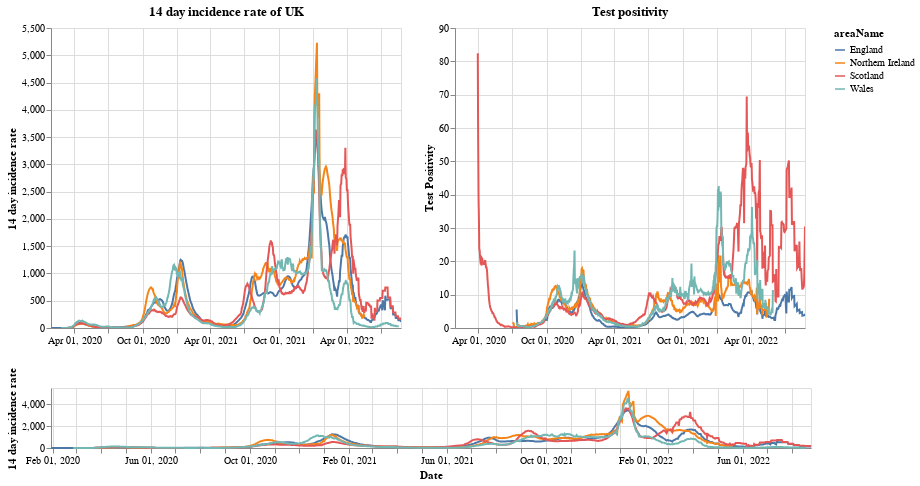

The notebook cell saved with this chart:
### Markdown cell above
# Plots

First a plot with each country in the UK. The top right shows the positivity rate for (which is the percentage of registered tests which were positive) while the top left is the 14 day incidence rate. The bottom chart can be used to select the timeframe (does not work on a mobile device).

### Code cell
#collapse
brush = alt.selection(type='interval', name='DateBrush',encodings=['x'],fields=['Time'])
leg_selection = alt.selection_multi(fields=['areaName'], bind='legend')

base = alt.Chart(uk_cases).mark_line().encode(
    x=alt.X("yearmonthdate(date):T", axis=alt.Axis(title='Date')),
    y=alt.Y("twoWeeklyCasesRate:Q", axis=alt.Axis(title='14 day incidence rate')),
    tooltip=['areaName', 'date','twoWeeklyCasesRate', 'testPositivity'],
    color='areaName',
    opacity=alt.condition(leg_selection, alt.value(2), alt.value(0.1))
).add_selection(leg_selection).properties(width=350)

upper = base.encode(alt.X('yearmonthdate(date):T', axis=alt.Axis(title=''),
                         scale=alt.Scale(domain=brush))
                   ).properties(title=f'14 day incidence rate of UK')
upper_right = upper.encode(alt.Y('testPositivity:Q', axis=alt.Axis(title='Test Positivity'))).properties(title='Test positivity')
lower = base.properties(height=60, width = 760).add_selection(brush)

(upper | upper_right) & lower

### Figure 1 — Vega-Lite specification as saved in the notebook (floating-point values rounded to 4 significant figures; data arrays with more than 128 entries replaced by an {"elided": "..."} marker saying what was removed)
{"config": {"view": {"continuousWidth": 400, "continuousHeight": 300}}, "vconcat": [{"hconcat": [{"mark": "line", "encoding": {"color": {"type": "nominal", "field": "areaName"}, "opacity": {"condition": {"value": 2, "selection": "selector001"}, "value": 0.1}, "tooltip": [{"type": "nominal", "field": "areaName"}, {"type": "temporal", "field": "date"}, {"type": "quantitative", "field": "twoWeeklyCasesRate"}, {"type": "quantitative", "field": "testPositivity"}], "x": {"type": "temporal", "axis": {"title": ""}, "field": "date", "scale": {"domain": {"selection": "DateBrush"}}, "timeUnit": "yearmonthdate"}, "y": {"type": "quantitative", "axis": {"title": "14 day incidence rate"}, "field": "twoWeeklyCasesRate"}}, "selection": {"selector001": {"type": "multi", "fields": ["areaName"], "bind": "legend"}}, "title": "14 day incidence rate of UK", "width": 350}, {"mark": "line", "encoding": {"color": {"type": "nominal", "field": "areaName"}, "opacity": {"condition": {"value": 2, "selection": "selector001"}, "value": 0.1}, "tooltip": [{"type": "nominal", "field": "areaName"}, {"type": "temporal", "field": "date"}, {"type": "quantitative", "field": "twoWeeklyCasesRate"}, {"type": "quantitative", "field": "testPositivity"}], "x": {"type": "temporal", "axis": {"title": ""}, "field": "date", "scale": {"domain": {"selection": "DateBrush"}}, "timeUnit": "yearmonthdate"}, "y": {"type": "quantitative", "axis": {"title": "Test Positivity"}, "field": "testPositivity"}}, "selection": {"selector001": {"type": "multi", "fields": ["areaName"], "bind": "legend"}}, "title": "Test positivity", "width": 350}]}, {"mark": "line", "encoding": {"color": {"type": "nominal", "field": "areaName"}, "opacity": {"condition": {"value": 2, "selection": "selector001"}, "value": 0.1}, "tooltip": [{"type": "nominal", "field": "areaName"}, {"type": "temporal", "field": "date"}, {"type": "quantitative", "field": "twoWeeklyCasesRate"}, {"type": "quantitative", "field": "testPositivity"}], "x": {"type": "temporal", "axis": {"title": "Date"}, "field": "date", "timeUnit": "yearmonthdate"}, "y": {"type": "quantitative", "axis": {"title": "14 day incidence rate"}, "field": "twoWeeklyCasesRate"}}, "height": 60, "selection": {"selector001": {"type": "multi", "fields": ["areaName"], "bind": "legend"}, "DateBrush": {"type": "interval", "encodings": ["x"], "fields": ["Time"]}}, "width": 760}], "data": {"name": "data-4fb8bb4ec39426c2900ba993b096cc6c"}, "$schema": "https://vega.github.io/schema/vega-lite/v4.8.1.json", "datasets": {"data-4fb8bb4ec39426c2900ba993b096cc6c": {"elided": "3566 records"}}}
